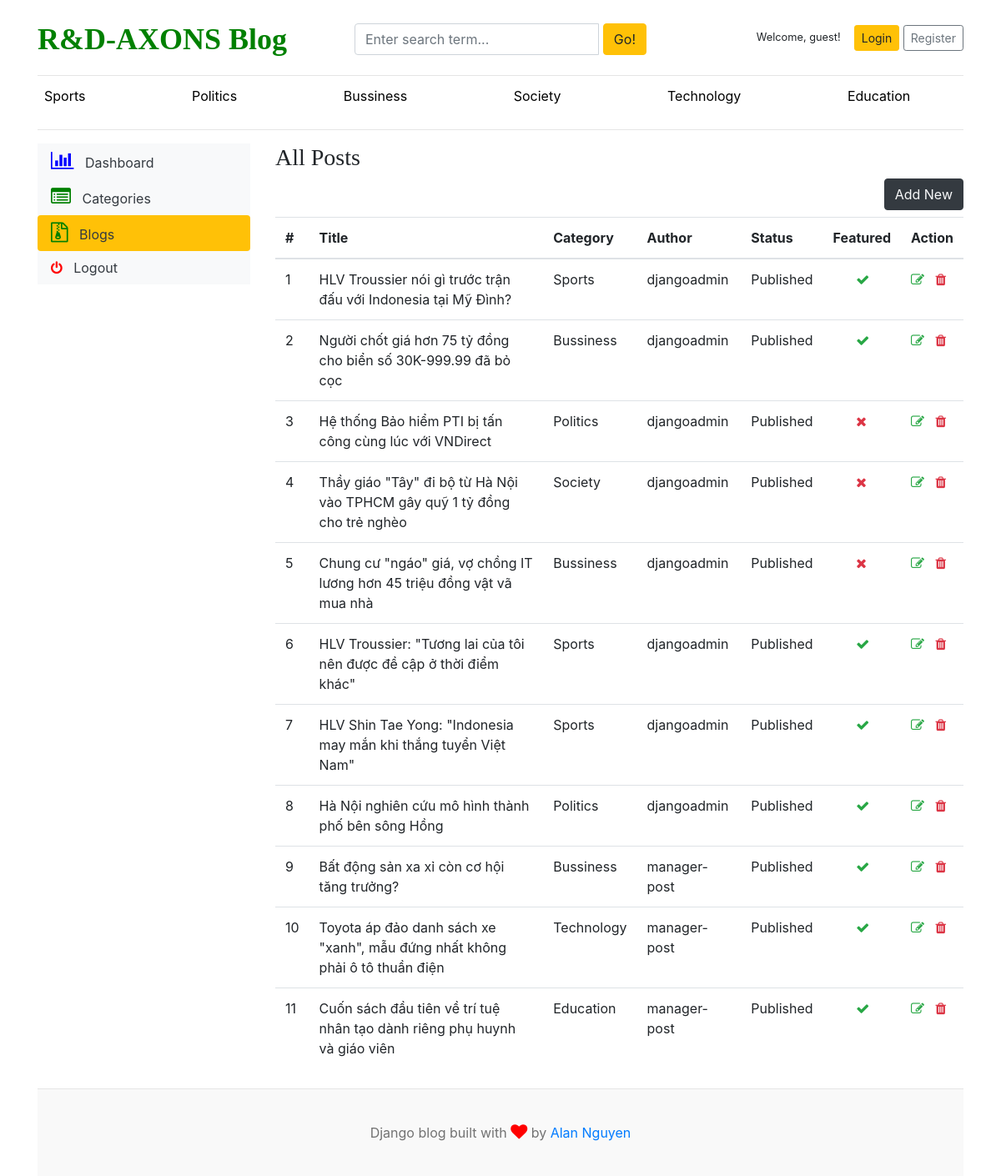
The app's page /dashboard/posts/, older data.
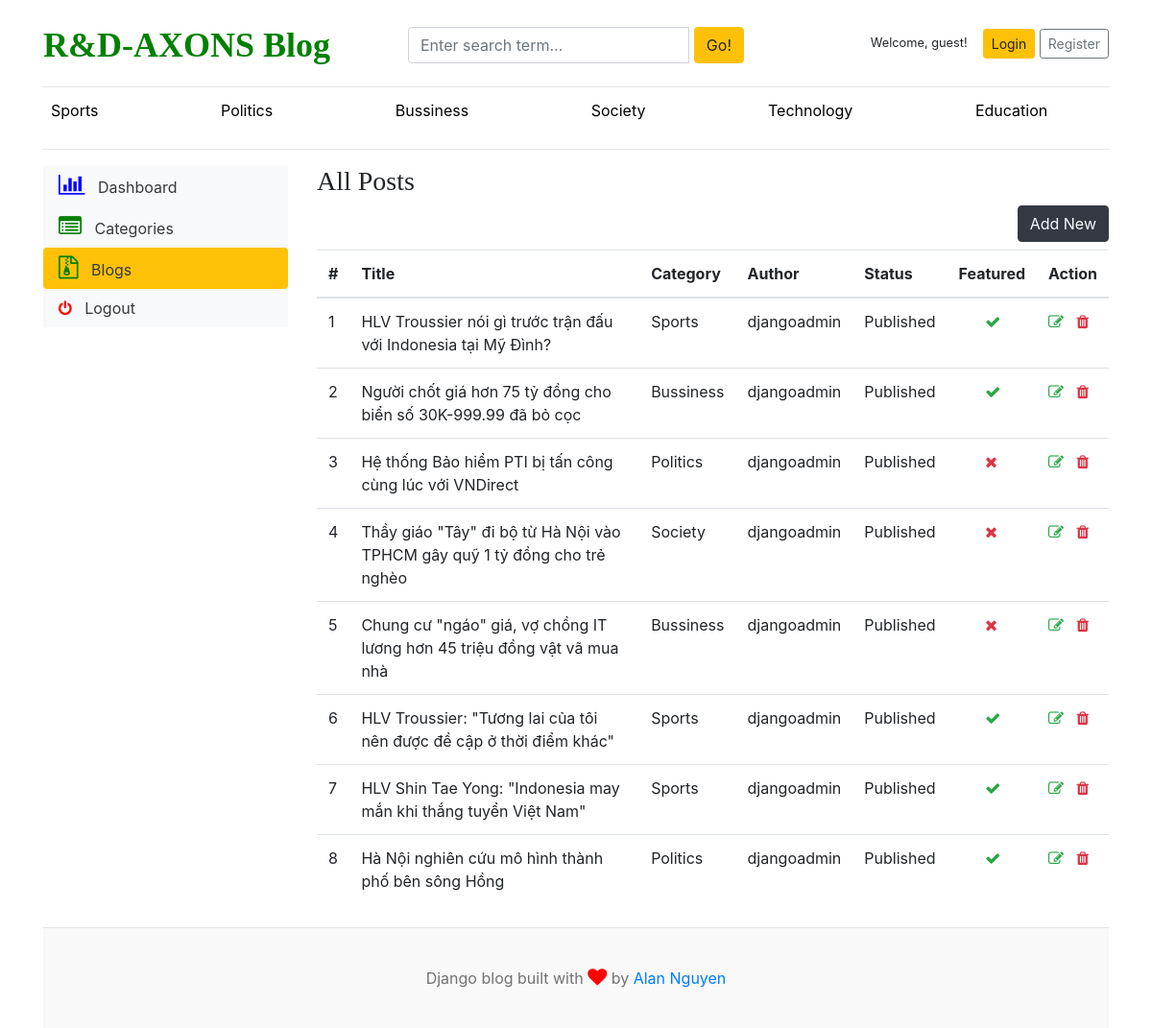
The same page, newer data.
### blogs/models.py (models this page shows, shortened)
class Category(models.Model):
    category_name = models.CharField(max_length=50, unique=True)
    created_at = models.DateTimeField(auto_now_add=True)
    updated_at = models.DateTimeField(auto_now=True)
    class Meta:
        verbose_name_plural = 'categories'

class Blog(models.Model):
    title = models.CharField(max_length=100)
    slug = models.SlugField(max_length=150, unique=True, blank=True)
    category = models.ForeignKey(Category, on_delete=models.CASCADE)
    author = models.ForeignKey(User, on_delete=models.CASCADE)
    featured_image = models.ImageField(upload_to='upload/%Y/%m/%d')
    short_description = models.TextField(max_length=500)
    blog_body = models.TextField(max_length=10000)
    status = models.CharField(max_length=20, choices=STATUS_CHOICES, default="Draft")
    is_featured = models.BooleanField(default=False)
    created_at = models.DateTimeField(auto_now_add=True)
    updated_at = models.DateTimeField(auto_now=True)

### dashboards/views.py (the view)
# urls.py: path('posts/', views.posts, name='posts'),
def posts(request):
    try:
        posts = Blog.objects.all()
    except:
        return render(request,'404.html')
    context = {
        'posts': posts,
    }
    return render(request, 'dashboard/posts.html', context)

### blogs/context_processors.py (called while the page is built)
def get_categories(request):
    categories = Category.objects.all()
    return dict(categories=categories)

def get_social_links(request):
    social_links = SocialLink.objects.all()
    return dict(social_links=social_links)

### templates/dashboard/posts.html (shortened to what this page needs)
{% extends "base.html" %}
{% block content %}
<hr>
<div class="row mb-2">
    {% include 'dashboard/sidebar.html'%}
    <div class="col-md-9 table-responsive">
        <h3>All Posts</h3>
        <a href="{% url 'add_post' %}" class="btn btn-dark text-light float-right mb-2">Add New</a>
        <table class="table table-hover">
            <thead>
                <tr>
                  <th>#</th>
                  <th>Title</th>
                  <th>Category</th>
                  <th>Author</th>
                  <th>Status</th>
                  <th>Featured</th>
                  <th>Action</th>
                </tr>
              </thead>
              <tbody>
                {% for row in posts %}
                <tr>
                  <td>{{ forloop.counter }}</td>
                  <td>{{ row.title }}</td>
                  <td>{{ row.category.category_name}}</td>
                  <td>{{ row.author }}</td>
                  <td>{{ row.status}} </td>
                  <td>{% if row.is_featured %}<i class="fa fa-check text-success" style="margin-left:40%;"></i>{% else %}<i class="fa fa-close text-danger" style="margin-left:40%;"></i>{% endif %}</td>
                  <td>
                    <a href="{% url 'edit_post' row.id %}"><i class="fa fa-edit text-success"></i></a>
                    <a href="{% url 'del_post' row.id %}"><i class="fa fa-trash text-danger"></i></a>
                 </td>
                </tr>
                {% endfor %}
              </tbody>
          </table>
    </div>
</div>
{% endblock content %}

### templates/base.html (shortened to what this page needs)
{% load static %}
<!DOCTYPE html>
<html lang="en">
<head>
    <link href="https://getbootstrap.com/docs/4.0/dist/css/bootstrap.min.css" rel="stylesheet">
    <link rel="stylesheet" href="https://cdnjs.cloudflare.com/ajax/libs/font-awesome/4.7.0/css/font-awesome.min.css">
    <link href="{% static 'css/blogs.css' %}" rel="stylesheet">
  </head>
<body>
    <div class="container">
      <header class="blog-header py-3">
        <div class="row flex-nowrap justify-content-between align-items-center">
          <div class="col-4 pt-1">
            <a class="blog-header-logo" href="/" style="font-weight:900; color:green;">R&D-AXONS Blog</a>
          </div>
          <div class="col-4 pt-1" >
            <form action="{% url 'search' %}" method="GET">
              <div class="input-group">
                <input class="form-control" type="text" name="keyword" value="{{ keyword }}" placeholder="Enter search term..." aria-label="Enter search term..." aria-describedby="button-search" /><p style="margin-right:5px;"> </p>
                <button type="submit " class="btn btn-warning" id="button-search" type="button">Go!</button>
            </div>
            </form>
          </div>
          <div class="col-4 d-flex justify-content-end align-items-center">
            {% if user.is_authenticated %}
              <div class="nav-item">
                <small class="nav-link">Welcome, {{ user.username }}!</small>
              </div>
              <a href="{% url 'dashboard' %}" style="text-decoration: None">Dashboard</a> &nbsp;
              <a href="{% url 'logout' %}" style="text-decoration: None">Logout</a>
            {% else %}
              <div class="nav-item">
                <small class="nav-link">Welcome, guest!</small>
              </div>
              <a class="btn btn-sm btn-warning" href="{% url 'login' %}">Login</a> &nbsp;
              <a class="btn btn-sm btn-outline-secondary" href="{% url 'register' %}">Register</a>
            {% endif %}
          </div>
        </div>
      </header>
      <div class="nav-scroller py-1 mb-2">
        <nav class="nav d-flex justify-content-between">
          {% for item in categories %}
            <a class="p-2 cat-text" href="{% url 'posts_by_category' item.pk %} " style=" text-decoration: none">{{ item.category_name }}</a>
            <br/>
          {% endfor %}
        </nav>
      </div>
{% block content %}
{% endblock content %}
    <footer class="blog-footer">
        <p>Django blog built with <i class="fa fa-heart my-heart"></i> by <a href="#">Alan Nguyen</a></p>
    </footer>
</body>
</html>

Row changes from the older to the newer data that the page shows:
removed Blog: title "Bất động sản xa xỉ còn cơ hội tăng trưởng?", category.category_name "Bussiness", author "manager-post", status "Published", is_featured True (drawn)
removed Blog: title "Toyota áp đảo danh sách xe \"xanh\", mẫu đứng nhất không phải ô tô thuần điện", category.category_name "Technology", author "manager-post", status "Published", is_featured True (drawn)
removed Blog: title "Cuốn sách đầu tiên về trí tuệ nhân tạo dành riêng phụ huynh và giáo viên", category.category_name "Education", author "manager-post", status "Published", is_featured True (drawn)
